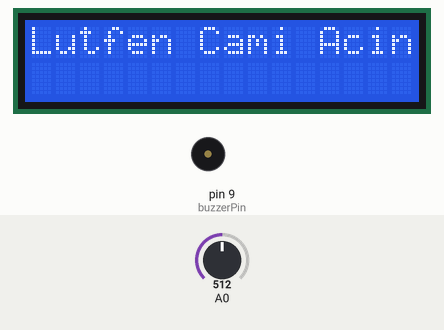
The sketch below on a simulated Arduino Uno, built with avr-gcc and run on an emulated ATmega328P. Parts: 16×2 character LCD, buzzer (waves = sounding, pin HIGH). The inputs (shaded band) are chosen by the test bench; at power-on: A0 = 512.

Above: at 1.09 s.
1.3 s: A0 set to 218
3.1 s: A0 set to 189
At 4.0 s:
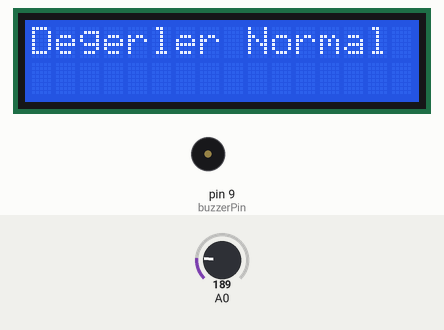
6.1 s: A0 set to 210
At 6.27 s:
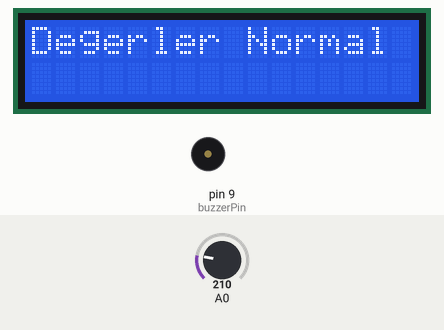
7.6 s: A0 set to 190
At 7.69 s:
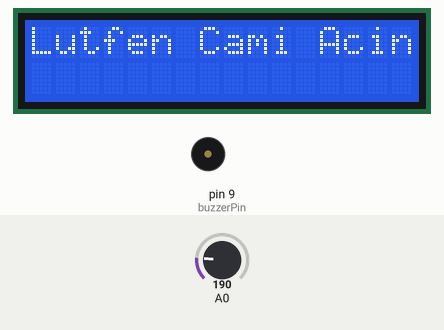
10.6 s: A0 set to 306
At 10.87 s:
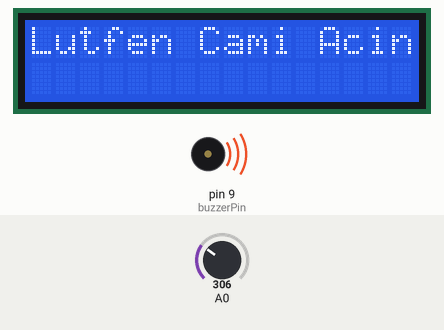
12.6 s: A0 set to 122
At 13.9 s:
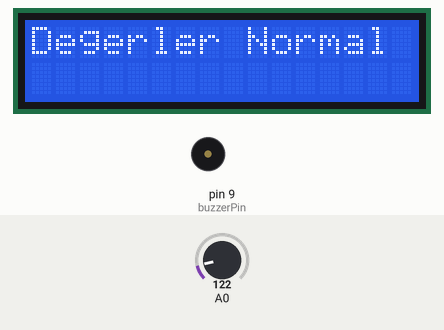
Timing chart, 0 to 15.6 s (numbered marks = the images above; inputs shaded):
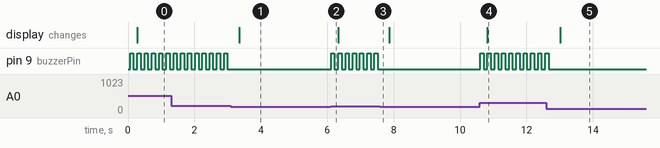

Measured:
- the behaviour switches between 201 and 200 on A0 (found by bisection; images 0 and 1)
- after the input at 3.1 s, pin 9 (buzzerPin): stops changing and stays LOW; the display: changes after 0.25 s (image 1)
- after the input at 6.1 s, pin 9 (buzzerPin): alternates HIGH for 0.10 s and LOW for 0.12 s, starting at once
- after the input at 7.6 s, pin 9 (buzzerPin): stops changing and stays LOW
- after the input at 10.6 s, pin 9 (buzzerPin): alternates HIGH for 0.10 s and LOW for 0.12 s, starting at once; the display: changes after 0.23 s (image 4)
- after the input at 12.6 s, pin 9 (buzzerPin): goes on until 12.7 s, then stays LOW; the display: changes after 0.42 s (image 5)
- by itself, pin 9 (buzzerPin): alternates HIGH for 0.10 s and LOW for 0.12 s

The sketch:

Proje_kodu.ino
```cpp
#include <Wire.h>

#include <LiquidCrystal_I2C.h>        //Used Lcd library.
LiquidCrystal_I2C ekran (0x3f,16,2);  //Identification of the LCD screen used.
int esikDegeri = 200;
int buzzerPin = 9;                    //Pin number defined for buzzer.
int deger ;


void setup(){
  pinMode(buzzerPin, OUTPUT);
  ekran.init();                    //Cod used to initialize the LCD screen.
 ekran.backlight();                //Backlight usage of the LCD screen.


}
void loop() {
  deger= analogRead(A0);


  if(deger> esikDegeri){

    digitalWrite(buzzerPin, HIGH);
    delay(100);
    digitalWrite(buzzerPin, LOW);
    delay(100);
    ekran.clear();                    //It was used to delete the text in Else and write a new one instead.
    ekran.print("Lutfen Cami Acin");  //The sentence that will be written on the lcd in the if block.


  }
  else{
    digitalWrite(buzzerPin, LOW);
    ekran.clear();
    ekran.print("Degerler Normal");


  }
}
```
